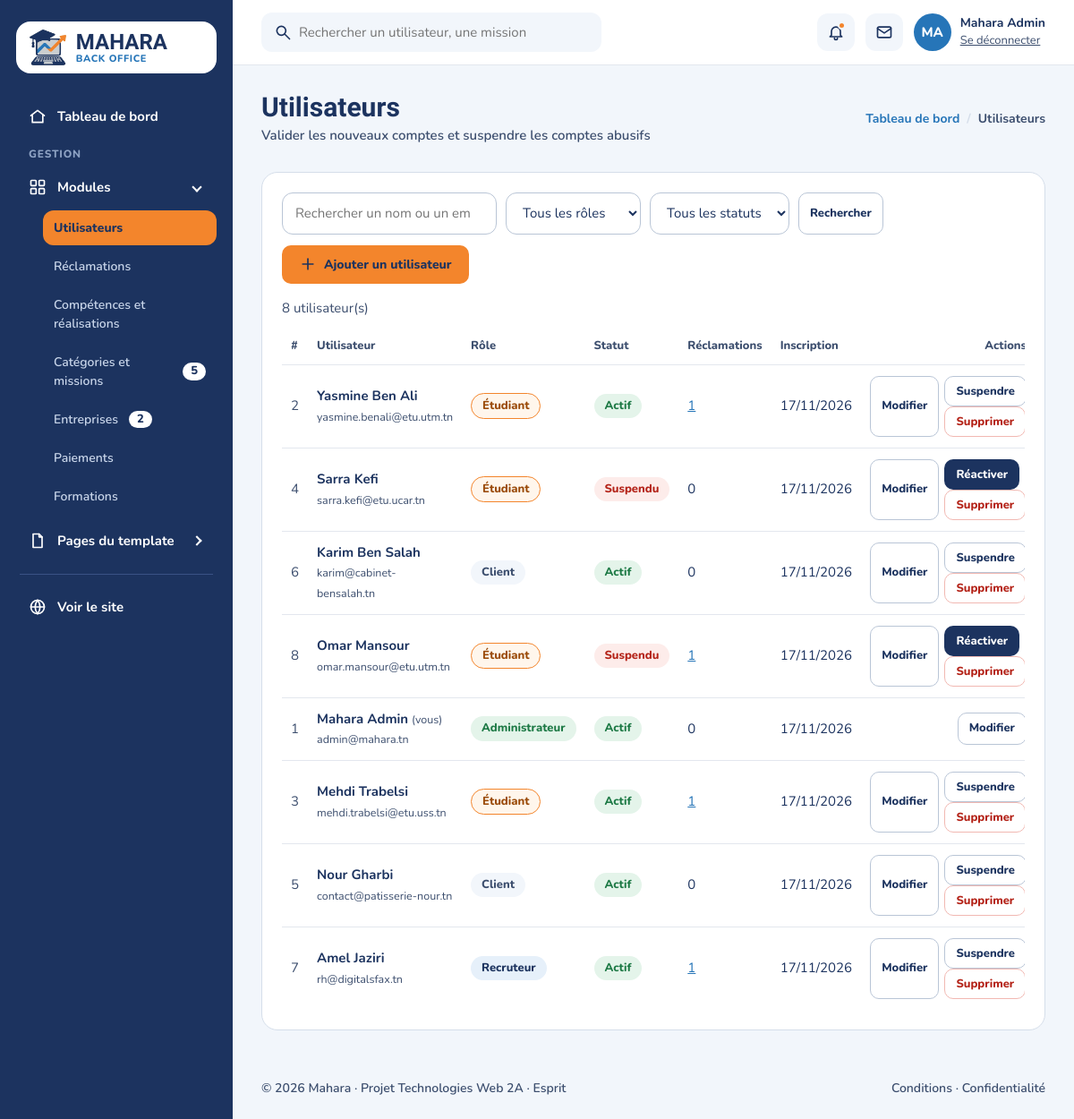
Page /index.php?page=admin-utilisateurs (signed in) on the committed database.
### tables this page shows
CREATE TABLE utilisateur (
    id_utilisateur   INT AUTO_INCREMENT PRIMARY KEY,
    nom              VARCHAR(50)  NOT NULL,
    prenom           VARCHAR(50)  NOT NULL,
    email            VARCHAR(100) NOT NULL UNIQUE,
    mot_de_passe     VARCHAR(255) NOT NULL,           
    telephone        VARCHAR(20),
    role             ENUM('etudiant','client','recruteur','admin') NOT NULL,
    statut           ENUM('en_attente','actif','suspendu') NOT NULL DEFAULT 'en_attente',
    date_inscription DATETIME DEFAULT CURRENT_TIMESTAMP
);

### app/Controllers/Controller.php (called while the page is built, shortened)
<?php
abstract class Controller
{
    public function __construct()
    {
        $this->db = Database::getConnexion();
    }
    protected function render(string $view, array $data = [], ?string $scriptsView = null): void
    {
        $data['csrfToken'] = AuthController::getCsrfToken();
        $content      = $this->capture(__DIR__ . '/../Views/back/pages/' . $view . '.php', $data);
        require_once __DIR__ . '/../Views/back/layout.php';
    }
    protected function capture(string $file, array $data = []): string
    {
        extract($data);
        require $file;
        return ob_get_clean();
    }
}

### app/Controllers/UtilisateurController.php (called while the page is built, shortened)
<?php
class UtilisateurController extends Controller
{
    public function search(string $q = '', string $role = '', string $statut = ''): array
    {
        $sql = 'SELECT u.*, COUNT(r.id_reclamation) AS nb_reclamations
                FROM utilisateur u
                LEFT JOIN reclamation r ON r.id_utilisateur = u.id_utilisateur
                WHERE 1 = 1';
        $params = [];
        $sql .= ' GROUP BY u.id_utilisateur ORDER BY u.date_inscription DESC';
        $stmt = $this->db->prepare($sql);
        $stmt->execute($params);
        return array_map(fn(array $row) => Utilisateur::fromArray($row), $stmt->fetchAll());
    }
    public function liste(): void
    {
        $filtres = [
            'q'      => input($_GET, 'q'),
            'role'   => input($_GET, 'role'),
            'statut' => input($_GET, 'statut'),
        ];
        $this->render('utilisateurs', [
            'utilisateurs' => $this->search($filtres['q'], $filtres['role'], $filtres['statut']),
            'filtres'      => $filtres,
            'roles'        => self::ROLES,
            'statuts'      => self::STATUTS,
            'flash'        => takeFlash(),
            'moi'          => (int) $_SESSION['user_id'],
        ]);
    }
}

### index.php (called while the page is built, shortened)
<?php
require_once __DIR__ . '/config/database.php';
require_once __DIR__ . '/app/helpers.php';
$routes = require __DIR__ . '/app/routes.php';
$page   = $_GET['page'] ?? 'accueil';
$route = (is_string($page) && isset($routes[$page])) ? $routes[$page] : null;
[$controller, $method] = $route !== null ? array_pad(explode('@', $route), 2, 'index') : ['ErreurController', 'index'];
(new $class())->$method();

### app/helpers.php (called while the page is built, shortened)
<?php
function input(array $source, string $key, bool $trim = true): string
{
    $valeur = $source[$key] ?? '';
    return $trim ? trim($valeur) : $valeur;
}
function e(mixed $valeur): string
{
    return htmlspecialchars((string) $valeur, ENT_QUOTES, 'UTF-8');
}
function dateFr(?string $date, bool $heure = false): string
{
    return date($heure ? 'd/m/Y H:i' : 'd/m/Y', strtotime($date));
}

### app/Models/Utilisateur.php (called while the page is built, shortened)
<?php
class Utilisateur
{
    private int $id = 0;
    private string $nom = '';
    private string $prenom = '';
    private string $email = '';
    private string $role = 'etudiant';
    private string $statut = 'en_attente';
    private string $dateInscription = '';
    private int $nbReclamations = 0;
    public function getId(): int
    {
        return $this->id;
    }
    public function getNom(): string
    {
        return $this->nom;
    }
    public function getPrenom(): string
    {
        return $this->prenom;
    }
    public function getEmail(): string
    {
        return $this->email;
    }
    public function getRole(): string
    {
        return $this->role;
    }
    public function getStatut(): string
    {
        return $this->statut;
    }
    public function getDateInscription(): string
    {
        return $this->dateInscription;
    }
    public function getNbReclamations(): int
    {
        return $this->nbReclamations;
    }
    public function setId(int $id): void
    {
        $this->id = $id;
    }
    public function setNom(string $nom): void
    {
        $this->nom = $nom;
    }
    public function setPrenom(string $prenom): void
    {
        $this->prenom = $prenom;
    }
    public function setEmail(string $email): void
    {
        $this->email = $email;
    }
    public function setRole(string $role): void
    {
        $this->role = $role;
    }
    public function setStatut(string $statut): void
    {
        $this->statut = $statut;
    }
    public function setDateInscription(string $dateInscription): void
    {
        $this->dateInscription = $dateInscription;
    }
    public function setNbReclamations(int $nbReclamations): void
    {
        $this->nbReclamations = $nbReclamations;
    }
}

### config/database.php (called while the page is built)
<?php
class Database
{
    private static ?PDO $pdo = null;
    public static function getConnexion(): PDO
    {
        if (!isset(self::$pdo)) {
            try {
                self::$pdo = new PDO(
                    'mysql:host=localhost;dbname=mahara;charset=utf8mb4',
                    'root',
                    '',
                    [
                        PDO::ATTR_ERRMODE            => PDO::ERRMODE_EXCEPTION,
                        PDO::ATTR_DEFAULT_FETCH_MODE => PDO::FETCH_ASSOC,
                        PDO::ATTR_EMULATE_PREPARES   => false,
                    ]
                );
            } catch (Exception $e) {
                http_response_code(500);
                die('Erreur : base de données indisponible. Démarrez MySQL dans XAMPP et importez database/mahara.sql.');
            }
        }
        return self::$pdo;
    }
}

### app/Views/back/pages/utilisateurs.php (the view, shortened to what this page needs)
<?php
$badgesRole   = ['admin' => 'success-btn', 'etudiant' => 'warning-btn', 'client' => 'light-btn', 'recruteur' => ''];
$badgesStatut = ['actif' => 'success-btn', 'en_attente' => 'warning-btn', 'suspendu' => 'danger-btn'];
$actionUrl    = 'index.php?' . http_build_query(['page' => 'admin-utilisateurs'] + array_filter($filtres));
?>
      <section class="section">
        <div class="container-fluid">
          <div class="title-wrapper pt-30 mb-30">
            <div class="row">
              <div>
                <h2>Utilisateurs</h2>
                <p>Valider les nouveaux comptes et suspendre les comptes abusifs</p>
              </div>
              <nav aria-label="breadcrumb"><ol class="breadcrumb"><li class="breadcrumb-item"><a href="index.php?page=dashboard">Tableau de bord</a></li><li class="breadcrumb-item active" aria-current="page">Utilisateurs</li></ol></nav>
            </div>
          </div>
          <div class="tables-wrapper">
            <div class="card-style mb-30">
              <div class="table-toolbar">
                <form class="left" action="index.php" method="get">
                  <input id="f-q" name="q" type="search" class="form-control" placeholder="Rechercher un nom ou un email" value="<?= e($filtres['q']) ?>" style="width:240px;max-width:100%" />
                  <select id="f-role" name="role" class="form-control js-autosubmit" style="width:auto">
                    <option value="">Tous les rôles</option>
                  </select>
                  <select id="f-statut" name="statut" class="form-control js-autosubmit" style="width:auto">
                    <option value="">Tous les statuts</option>
                  </select>
                  <button type="submit" class="main-btn light-btn btn-sm">Rechercher</button>
                </form>
                <a href="index.php?page=admin-utilisateur-form" class="main-btn orange-btn"><svg class="icon" width="18" height="18" viewBox="0 0 24 24" aria-hidden="true"><path d="M12 5v14"/><path d="M5 12h14"/></svg> Ajouter un utilisateur</a>
              </div>
              <p class="text-muted" style="margin-bottom:12px"><?= count($utilisateurs) ?> utilisateur(s)</p>
              <div class="table-wrapper">
                <table class="table">
                  <thead>
                    <tr><th>#</th><th>Utilisateur</th><th>Rôle</th><th>Statut</th><th>Réclamations</th><th>Inscription</th><th style="text-align:right">Actions</th></tr>
                  </thead>
                  <tbody>
                    <?php foreach ($utilisateurs as $u):  $id = $u->getId(); ?>
                    <tr>
                      <td class="text-muted"><?= $id ?></td>
                      <td class="min-width"><strong><?= e($u->getPrenom() . ' ' . $u->getNom()) ?></strong><?= $id === $moi ? ' <small class="text-muted">(vous)</small>' : '' ?><br><small class="text-muted"><?= e($u->getEmail()) ?></small></td>
                      <td><span class="status-btn <?= $badgesRole[$u->getRole()] ?? '' ?>"><?= e($roles[$u->getRole()] ?? $u->getRole()) ?></span></td>
                      <td><span class="status-btn <?= $badgesStatut[$u->getStatut()] ?? '' ?>"><?= e($statuts[$u->getStatut()] ?? $u->getStatut()) ?></span></td>
                      <td>
                        <?php if ($u->getNbReclamations() > 0): ?>
                          <a href="index.php?page=admin-reclamations&amp;q=<?= urlencode($u->getEmail()) ?>"><?= $u->getNbReclamations() ?></a>
                        <?php else: ?>0<?php endif; ?>
                      </td>
                      <td class="nowrap"><?= e(dateFr($u->getDateInscription())) ?></td>
                      <td>
                        <div class="action">
                          <a href="index.php?page=admin-utilisateur-form&amp;id=<?= $id ?>" class="main-btn light-btn btn-sm">Modifier</a>
                          <?php if ($id !== $moi): ?>
                            <form method="post" action="<?= e($actionUrl) ?>" style="display:inline">
                              <?php if ($u->getStatut() !== 'actif'): ?>
                                <button type="submit" name="action" value="valider" class="main-btn primary-btn btn-sm" data-confirm="Activer ce compte ?"><?= $u->getStatut() === 'suspendu' ? 'Réactiver' : 'Valider' ?></button>
                              <?php else: ?>
                                <button type="submit" name="action" value="suspendre" class="main-btn light-btn btn-sm" data-confirm="Suspendre ce compte ?">Suspendre</button>
                              <?php endif; ?>
                              <button type="submit" name="action" value="supprimer" class="main-btn danger-btn-outline btn-sm" data-confirm="Supprimer définitivement ce compte et ses réclamations ?">Supprimer</button>
                            </form>
                          <?php endif; ?>
                        </div>
                      </td>
                    </tr>
                    <?php endforeach; ?>
                  </tbody>
                </table>
              </div>
            </div>
          </div>
        </div>
      </section>

### rows in the picture
utilisateur: id_utilisateur "2", $u->getPrenom() . ' ' . $u->getNom() "Yasmine Ben Ali", email "yasmine.benali@etu.utm.tn", role "Étudiant", statut "Actif", NbReclamations "1", date_inscription "17/11/2026", shows "Suspendre"
utilisateur: id_utilisateur "4", $u->getPrenom() . ' ' . $u->getNom() "Sarra Kefi", email "sarra.kefi@etu.ucar.tn", role "Étudiant", statut "Suspendu", shows "0", date_inscription "17/11/2026", shows "Réactiver"
utilisateur: id_utilisateur "6", $u->getPrenom() . ' ' . $u->getNom() "Karim Ben Salah", email "karim@cabinet-bensalah.tn", role "Client", statut "Actif", shows "0", date_inscription "17/11/2026", shows "Suspendre"
utilisateur: id_utilisateur "8", $u->getPrenom() . ' ' . $u->getNom() "Omar Mansour", email "omar.mansour@etu.utm.tn", role "Étudiant", statut "Suspendu", NbReclamations "1", date_inscription "17/11/2026", shows "Réactiver"
utilisateur: id_utilisateur "1", $u->getPrenom() . ' ' . $u->getNom() "Mahara Admin", shows "(vous)", email "admin@mahara.tn", role "Administrateur", statut "Actif", shows "0", date_inscription "17/11/2026"
utilisateur: id_utilisateur "3", $u->getPrenom() . ' ' . $u->getNom() "Mehdi Trabelsi", email "mehdi.trabelsi@etu.uss.tn", role "Étudiant", statut "Actif", NbReclamations "1", date_inscription "17/11/2026", shows "Suspendre"
utilisateur: id_utilisateur "5", $u->getPrenom() . ' ' . $u->getNom() "Nour Gharbi", email "contact@patisserie-nour.tn", role "Client", statut "Actif", shows "0", date_inscription "17/11/2026", shows "Suspendre"
utilisateur: id_utilisateur "7", $u->getPrenom() . ' ' . $u->getNom() "Amel Jaziri", email "rh@digitalsfax.tn", role "Recruteur", statut "Actif", NbReclamations "1", date_inscription "17/11/2026", shows "Suspendre"

### other values in the picture
$m['label'] "Utilisateurs"
$m['label'] "Réclamations"
$m['label'] "Compétences et réalisations"
$m['label'] "Catégories et missions"
$m['count'] "5"
$m['label'] "Entreprises"
$m['count'] "2"
$m['label'] "Paiements"
$m['label'] "Formations"
count($utilisateurs) "8"
